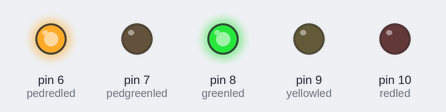
Recording of a sketch running on a simulated Arduino Uno, built with avr-gcc and run on an emulated ATmega328P. On the bench: output pins drawn as LEDs (lit = HIGH).

Above: at 3.6 s.
At 8.87 s:
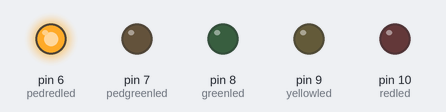
At 14.6 s:
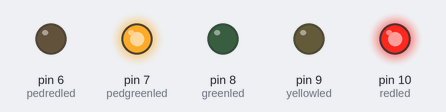
At 19.37 s:
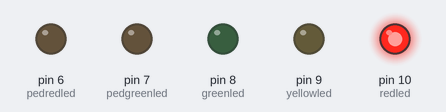
At 24.5 s:
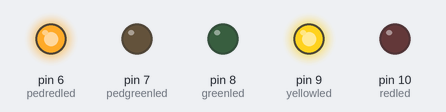
Timing chart, 0 to 33.8 s (numbered marks = the images above):
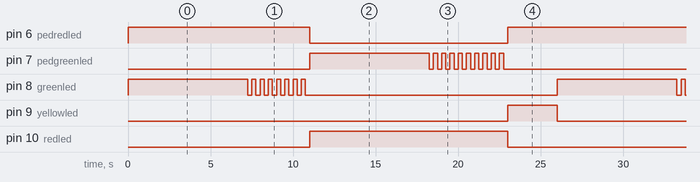

The sketch:

Traffic_Control.ino
```cpp
int greenled = 8;
int yellowled = 9;
int redled = 10;
int pedgreenled = 7;//Pedestrian light
int pedredled = 6;
void setup(){
pinMode(greenled, OUTPUT); //Pinmodes of the leds
pinMode(yellowled, OUTPUT);
pinMode(redled, OUTPUT);
pinMode(pedredled, OUTPUT);
pinMode(pedgreenled, OUTPUT);
}
void loop(){
digitalWrite(greenled, HIGH); //Green on for 7 seconds
digitalWrite(pedredled, HIGH); // ped red on
delay(7000);
// flash the ped green
for (int x=0; x<8; x++) {
digitalWrite(greenled, HIGH);
delay(250);
digitalWrite(greenled, LOW);
delay(250);
}
digitalWrite(greenled, LOW); //Green off,
digitalWrite(pedredled, LOW);// ped.red off
digitalWrite(redled, HIGH); // red on
digitalWrite(pedgreenled, HIGH); // ped green on
delay(7000);
// flash the green
for (int x=0; x<10; x++) {
digitalWrite(pedgreenled, HIGH);
delay(250);
digitalWrite(pedgreenled, LOW);
delay(250);
}
digitalWrite(redled, LOW);//red off,yellow on,ped red on,
digitalWrite(yellowled, HIGH);
digitalWrite(pedredled, HIGH);
delay(3000);
digitalWrite(yellowled, LOW);//yellow off,pedgreen off
digitalWrite(pedgreenled, LOW);
}
```

Measured:
- by itself, pin 6 (pedredled): repeats every 26.0 s: LOW 12.0 s, HIGH 14.0 s
- by itself, pin 7 (pedgreenled): repeats every 26.0 s: 9 × (LOW 0.25 s, HIGH 0.25 s), LOW 14.3 s, HIGH 7.3 s
- by itself, pin 8 (greenled): repeats every 26.0 s: 7 × (LOW 0.25 s, HIGH 0.25 s), LOW 15.3 s, HIGH 7.3 s
- by itself, pin 9 (yellowled): alternates HIGH for 3.0 s and LOW for 23.0 s
- by itself, pin 10 (redled): alternates HIGH for 12.0 s and LOW for 14.0 s
